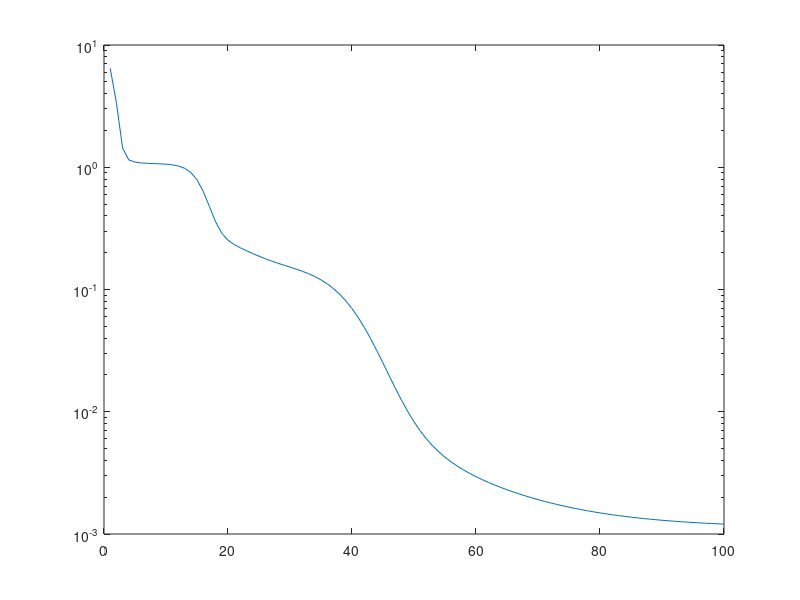

This figure's MATLAB source:
% userId::movieId::rating::timestamp

clear all;
clc;

% Ratings matrix
n_users = 5;
n_products = 5;
a = rand(n_users,n_products)>0.8;
b = rand(n_users,n_products)>0.8;
c = rand(n_users,n_products)>0.8;
ratings = a + 2*b + 3*c;

rk = 5;

users = ones(n_users, rk)*0.1;
products = ones(n_products, rk)*0.1;

predictions = zeros(size(ratings));
lrate = 0.001;
lambda = 0.02;
hist_rmse = [];

% Compute several steps of the coordinate descent
for steps=1:100

   % Descend one coordinate at a time
   % This corresponds to the computation of an individual feature
   for k =1:rk
 
       % Iterate several times through the ratings matrix
       % Each iteration correspondes to an lrate increment along the
       % current coordinate axis
       for it=1:100

           % Iterate through the ratings matrix
           for p = 1:n_products
               for u = 1:n_users

                   % Only the non-zero ratings count
                   if (ratings(u,p) == 0)
                       continue;
                   end

                   % Compute the predict rating
                   predictions(u,p) = users(u,:) * products(p,:)';

                   % Compute the corresponding error
                   err = ratings(u,p) - predictions(u,p) ;

                   % Compute the next value of the current feature for both
                   % user and product
                   users(u,k) = users(u,k) + lrate * ( err * products(p,k) - lambda * users(u,k));
                   products(p,k) = products(p,k) + lrate * ( err * users(u,k) - lambda * products(p,k));
               end
           end
       end

   end

   % RMSE computation
   rmse = 0;
   n = 0;
   for p = 1:n_products
       for u = 1:n_users
           % Only the non-zero ratings count
           if (ratings(u,p) == 0)
               continue;
           end
           rmse = rmse + (ratings(u,p) - predictions(u,p))^2;
           n = n + 1;
       end
   end
   rmse = rmse / n;
   hist_rmse = [hist_rmse rmse];
end

% Plot the training error
semilogy(1:100,hist_rmse)

% Inspection: see the predictions matrix and its rounded values
predictions
round(predictions)

% Compare it to the ratings matrix: it should be the same
ratings - round(predictions)

error = sum(sum(ratings - round(predictions)))

% The product of the two matrices will give us the predicted ratings
round(products*users')'